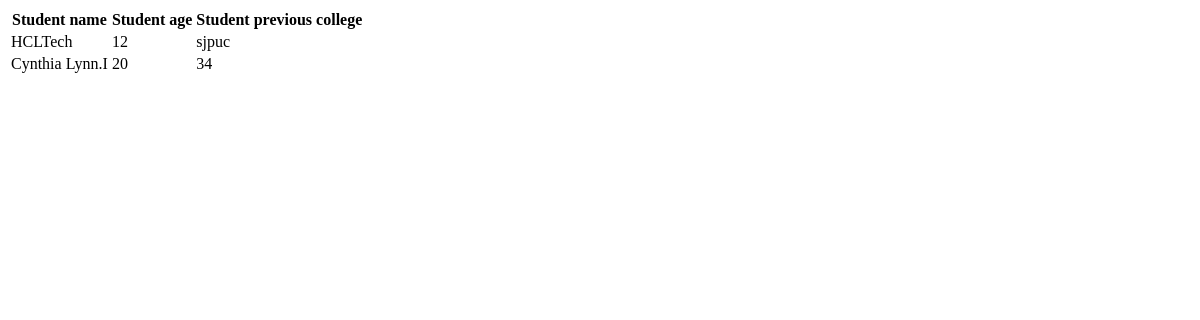
Page /viewing on the earlier database version.
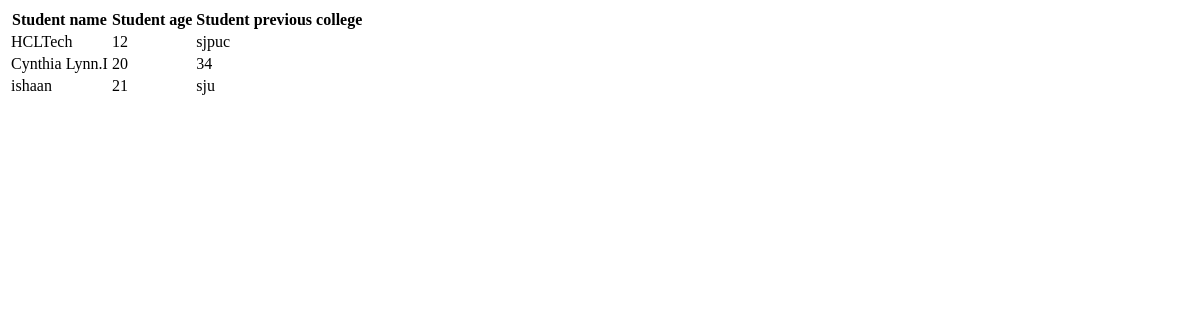
Same page on the later database version.
### tables this page shows
CREATE TABLE students(student_name TEXT,age INTEGER,college TEXT);

### dbclone.py (the view)
@app.route('/viewing')
def viewing():
    with sqlite3.connect('database.db')as view:
        curr=view.cursor()
        curr.execute('SELECT * FROM students')
        values=curr.fetchall()
    return render_template('viewingfiles.html',data=values)

### templates/viewingfiles.html (shortened to what this page needs)
<html>
<head>
</head>
<body>
<table>
<tr>
<th>Student name</th>
<th>Student age</th>
<th>Student previous college</th>
</tr>
{%for value in data%}
<tr>
<td>{{value[0]}}</td>
<td>{{value[1]}}</td>
<td>{{value[2]}}</td>
</tr>
{%endfor%}
</table>
</body>
</html>

Differences in the rows shown:
added students: student_name "ishaan", age "21", college "sju"
